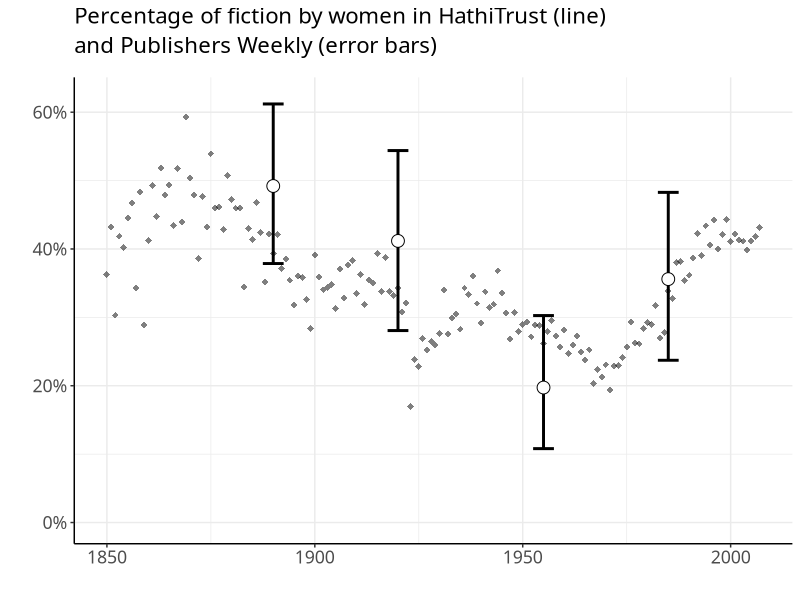
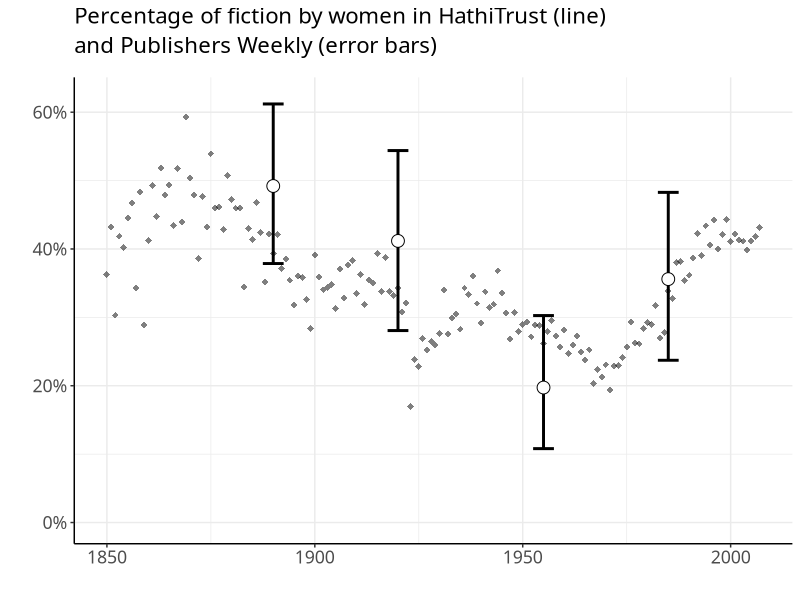

R code for these plots, in order:
library(ggplot2)
library(scales)
library(dplyr)

this.dir <- dirname(parent.frame(2)$ofile)
setwd(this.dir)

errors <- read.csv('../dataforR/pubweeklyerrorbars.csv')
hathi <- read.csv('../dataforR/authorratios.csv')

p <- ggplot() + 
  geom_errorbar(data=errors, mapping=aes(x=year, ymin=low, ymax=high), width=5, size=1, color="black") + 
  geom_point(data=errors, mapping=aes(x=year, y=mean), size=4, shape=21, fill="white") +
  geom_point(data = hathi, mapping = aes(x = year, y = authratio), shape = 18, size = 2, alpha = 0.5) + 
  ylab('') +
  scale_y_continuous(labels = percent, limits = c(0, 0.62)) +
  xlab('') + theme(text = element_text(size = 15)) +
  ggtitle('Percentage of fiction by women in HathiTrust (line)\nand Publishers Weekly (error bars)') +
  xlim(1850, 2007) + 
  theme_bw() +
  theme(text = element_text(size = 16, family = "Avenir Next Medium"), 
        panel.border = element_blank(),
        axis.line = element_line(color = 'black'),
        plot.title = element_text(margin = margin(b = 14), size = 16, lineheight = 1.1))

tiff("../images/C4Fig10pubweekly.tiff", height = 6, width = 9, units = 'in', res=400)
plot(p)
dev.off()
plot(p)